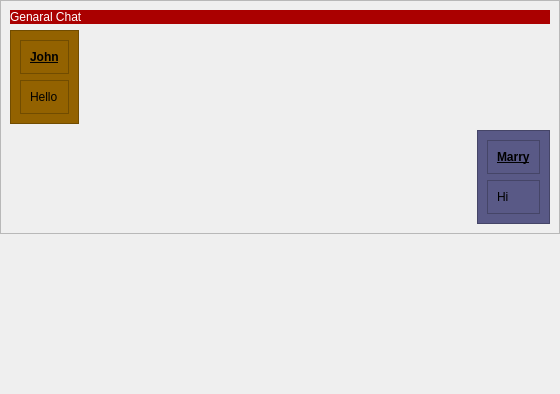
                      <widget class="QWidget" name="scrollAreaWidgetContents">
                       <property name="geometry">
                        <rect>
                         <x>0</x>
                         <y>0</y>
                         <width>560</width>
                         <height>394</height>
                        </rect>
                       </property>
                       <layout class="QVBoxLayout" name="verticalLayout_21">
                        <property name="spacing">
                         <number>0</number>
                        </property>
                        <property name="leftMargin">
                         <number>0</number>
                        </property>
                        <property name="topMargin">
                         <number>0</number>
                        </property>
                        <property name="rightMargin">
                         <number>0</number>
                        </property>
                        <property name="bottomMargin">
                         <number>0</number>
                        </property>
                        <item alignment="Qt::AlignTop">
                         <widget class="QFrame" name="frame_27">
                          <property name="frameShape">
                           <enum>QFrame::StyledPanel</enum>
                          </property>
                          <property name="frameShadow">
                           <enum>QFrame::Raised</enum>
                          </property>
                          <layout class="QVBoxLayout" name="verticalLayout_26">
                           <item>
                            <widget class="QLabel" name="Glabel_25">
                             <property name="styleSheet">
                              <string notr="true">color: rgb(255, 255, 255);
background-color: rgb(170, 0, 0);</string>
                             </property>
                             <property name="text">
                              <string>Genaral Chat</string>
                             </property>
                            </widget>
                           </item>
                           <item alignment="Qt::AlignLeft">
                            <widget class="QFrame" name="GRframe_28">
                             <property name="styleSheet">
                              <string notr="true">background-color: rgb(147, 98, 0);</string>
                             </property>
                             <property name="frameShape">
                              <enum>QFrame::StyledPanel</enum>
                             </property>
                             <property name="frameShadow">
                              <enum>QFrame::Raised</enum>
                             </property>
                             <layout class="QVBoxLayout" name="verticalLayout_27">
                              <item>
                               <widget class="QFrame" name="GRframe_34">
                                <property name="frameShape">
                                 <enum>QFrame::StyledPanel</enum>
                                </property>
                                <property name="frameShadow">
                                 <enum>QFrame::Raised</enum>
                                </property>
                                <layout class="QHBoxLayout" name="horizontalLayout_31">
                                 <item>
                                  <widget class="QLabel" name="label_26">
                                   <property name="font">
                                    <font>
                                     <bold>true</bold>
                                     <underline>true</underline>
                                    </font>
                                   </property>
                                   <property name="text">
                                    <string>John</string>
                                   </property>
                                  </widget>
                                 </item>
                                </layout>
                               </widget>
                              </item>
                              <item>
                               <widget class="QFrame" name="GRframe_42">
                                <property name="frameShape">
                                 <enum>QFrame::StyledPanel</enum>
                                </property>
                                <property name="frameShadow">
                                 <enum>QFrame::Raised</enum>
                                </property>
                                <layout class="QHBoxLayout" name="horizontalLayout_30">
                                 <item>
                                  <widget class="QLabel" name="label_27">
                                   <property name="text">
                                    <string>Hello</string>
                                   </property>
                                  </widget>
                                 </item>
                                </layout>
                               </widget>
                              </item>
                             </layout>
                            </widget>
                           </item>
                           <item alignment="Qt::AlignRight">
                            <widget class="QFrame" name="GSframe_29">
                             <property name="styleSheet">
                              <string notr="true">background-color: rgb(89, 89, 134);</string>
                             </property>
                             <property name="frameShape">
                              <enum>QFrame::StyledPanel</enum>
                             </property>
                             <property name="frameShadow">
                              <enum>QFrame::Raised</enum>
                             </property>
                             <layout class="QVBoxLayout" name="verticalLayout_28">
                              <item>
                               <widget class="QFrame" name="GSframe_44">
                                <property name="font">
                                 <font>
                                  <bold>true</bold>
                                  <underline>true</underline>
                                 </font>
                                </property>
                                <property name="frameShape">
                                 <enum>QFrame::StyledPanel</enum>
                                </property>
                                <property name="frameShadow">
                                 <enum>QFrame::Raised</enum>
                                </property>
                                <layout class="QHBoxLayout" name="horizontalLayout_26">
                                 <item>
                                  <widget class="QLabel" name="label_28">
                                   <property name="font">
                                    <font>
                                     <bold>true</bold>
                                     <underline>true</underline>
                                    </font>
                                   </property>
                                   <property name="text">
                                    <string>Marry</string>
                                   </property>
                                  </widget>
                                 </item>
                                </layout>
                               </widget>
                              </item>
                              <item>
                               <widget class="QFrame" name="GSframe_45">
                                <property name="frameShape">
                                 <enum>QFrame::StyledPanel</enum>
                                </property>
                                <property name="frameShadow">
                                 <enum>QFrame::Raised</enum>
                                </property>
                                <layout class="QHBoxLayout" name="horizontalLayout_32">
                                 <item>
                                  <widget class="QLabel" name="label_29">
                                   <property name="text">
                                    <string>Hi</string>
                                   </property>
                                  </widget>
                                 </item>
                                </layout>
                               </widget>
                              </item>
                             </layout>
                            </widget>
                           </item>
                          </layout>
                         </widget>
                        </item>
                       </layout>
                      </widget>
